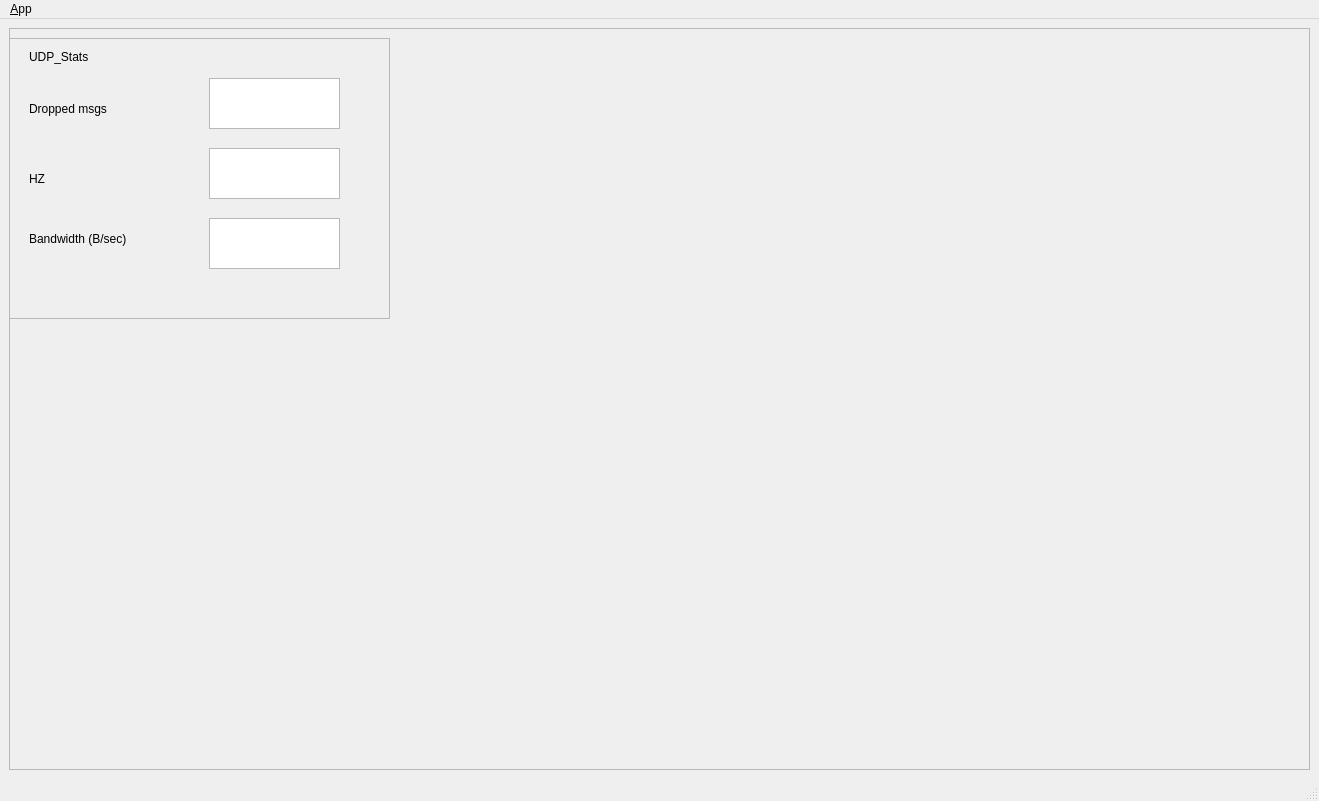
<?xml version="1.0" encoding="UTF-8"?>
<ui version="4.0">
 <class>MainWindowDesign</class>
 <widget class="QMainWindow" name="MainWindowDesign">
  <property name="geometry">
   <rect>
    <x>0</x>
    <y>0</y>
    <width>1319</width>
    <height>801</height>
   </rect>
  </property>
  <property name="windowTitle">
   <string>QRosApp</string>
  </property>
  <property name="windowIcon">
   <iconset>
    <normaloff>:/images/icon.png</normaloff>:/images/icon.png</iconset>
  </property>
  <property name="locale">
   <locale language="English" country="Australia"/>
  </property>
  <widget class="QWidget" name="centralwidget">
   <layout class="QHBoxLayout">
    <item>
     <widget class="QFrame" name="frame">
      <property name="frameShape">
       <enum>QFrame::StyledPanel</enum>
      </property>
      <property name="frameShadow">
       <enum>QFrame::Raised</enum>
      </property>
      <widget class="QTextBrowser" name="topic_viewer">
       <property name="geometry">
        <rect>
         <x>200</x>
         <y>50</y>
         <width>131</width>
         <height>51</height>
        </rect>
       </property>
       <property name="topic_name" stdset="0">
        <string>/udp/topic_out</string>
       </property>
      </widget>
      <widget class="QLabel" name="label">
       <property name="geometry">
        <rect>
         <x>20</x>
         <y>60</y>
         <width>111</width>
         <height>41</height>
        </rect>
       </property>
       <property name="text">
        <string>Dropped msgs</string>
       </property>
      </widget>
      <widget class="QLabel" name="label_2">
       <property name="geometry">
        <rect>
         <x>20</x>
         <y>130</y>
         <width>111</width>
         <height>41</height>
        </rect>
       </property>
       <property name="text">
        <string>HZ</string>
       </property>
      </widget>
      <widget class="QTextBrowser" name="topic_viewer_2">
       <property name="geometry">
        <rect>
         <x>200</x>
         <y>120</y>
         <width>131</width>
         <height>51</height>
        </rect>
       </property>
       <property name="topic_name" stdset="0">
        <string>/udp/topic_out</string>
       </property>
      </widget>
      <widget class="QLabel" name="label_3">
       <property name="geometry">
        <rect>
         <x>20</x>
         <y>190</y>
         <width>121</width>
         <height>41</height>
        </rect>
       </property>
       <property name="text">
        <string>Bandwidth (B/sec)</string>
       </property>
      </widget>
      <widget class="QTextBrowser" name="topic_viewer_3">
       <property name="geometry">
        <rect>
         <x>200</x>
         <y>190</y>
         <width>131</width>
         <height>51</height>
        </rect>
       </property>
       <property name="topic_name" stdset="0">
        <string>/udp/topic_out</string>
       </property>
      </widget>
      <widget class="QFrame" name="frame_2">
       <property name="geometry">
        <rect>
         <x>0</x>
         <y>10</y>
         <width>381</width>
         <height>281</height>
        </rect>
       </property>
       <property name="frameShape">
        <enum>QFrame::StyledPanel</enum>
       </property>
       <property name="frameShadow">
        <enum>QFrame::Raised</enum>
       </property>
       <widget class="QLabel" name="label_4">
        <property name="geometry">
         <rect>
          <x>20</x>
          <y>10</y>
          <width>81</width>
          <height>17</height>
         </rect>
        </property>
        <property name="text">
         <string>UDP_Stats</string>
        </property>
       </widget>
      </widget>
      <zorder>frame_2</zorder>
      <zorder>topic_viewer</zorder>
      <zorder>label</zorder>
      <zorder>label_2</zorder>
      <zorder>topic_viewer_2</zorder>
      <zorder>label_3</zorder>
      <zorder>topic_viewer_3</zorder>
     </widget>
    </item>
   </layout>
  </widget>
  <widget class="QMenuBar" name="menubar">
   <property name="geometry">
    <rect>
     <x>0</x>
     <y>0</y>
     <width>1319</width>
     <height>22</height>
    </rect>
   </property>
   <widget class="QMenu" name="menu_File">
    <property name="title">
     <string>&amp;App</string>
    </property>
    <addaction name="action_Preferences"/>
    <addaction name="separator"/>
    <addaction name="actionAbout"/>
    <addaction name="actionAbout_Qt"/>
    <addaction name="separator"/>
    <addaction name="action_Quit"/>
   </widget>
   <addaction name="menu_File"/>
  </widget>
  <widget class="QStatusBar" name="statusbar"/>
  <action name="action_Quit">
   <property name="text">
    <string>&amp;Quit</string>
   </property>
   <property name="shortcut">
    <string>Ctrl+Q</string>
   </property>
   <property name="shortcutContext">
    <enum>Qt::ApplicationShortcut</enum>
   </property>
  </action>
  <action name="action_Preferences">
   <property name="text">
    <string>&amp;Preferences</string>
   </property>
  </action>
  <action name="actionAbout">
   <property name="text">
    <string>&amp;About</string>
   </property>
  </action>
  <action name="actionAbout_Qt">
   <property name="text">
    <string>About &amp;Qt</string>
   </property>
  </action>
 </widget>
 <resources/>
 <connections>
  <connection>
   <sender>action_Quit</sender>
   <signal>triggered()</signal>
   <receiver>MainWindowDesign</receiver>
   <slot>close()</slot>
   <hints>
    <hint type="sourcelabel">
     <x>-1</x>
     <y>-1</y>
    </hint>
    <hint type="destinationlabel">
     <x>399</x>
     <y>299</y>
    </hint>
   </hints>
  </connection>
 </connections>
</ui>
